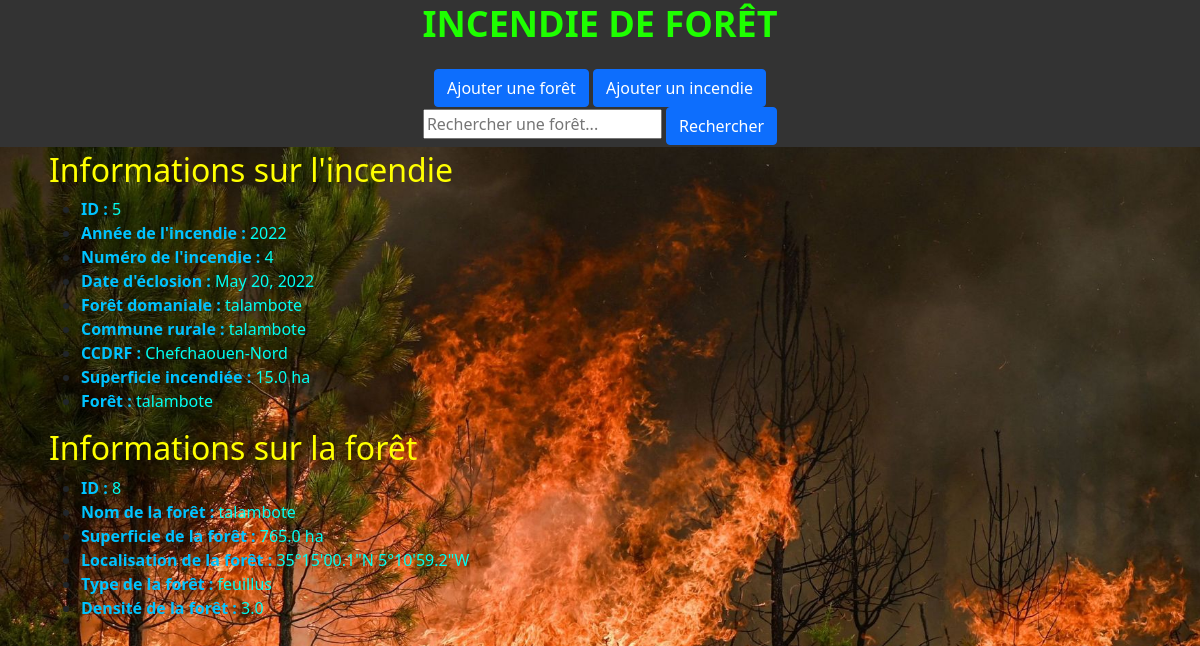
The page /incendie/5/ on the database its author committed.
### incendie_foret/models.py (models this page shows, shortened)
class Incendie(models.Model):
    id_incendie = models.AutoField(primary_key=True)
    annee_incendie = models.IntegerField()
    numero = models.CharField(max_length=100)
    date_eclosion = models.DateField(default=timezone.now)
    foret_domaniale = models.CharField(max_length=100)
    commune_rurale = models.CharField(max_length=100)
    ccdrf = models.CharField(max_length=100)
    superficie_incendiee = models.FloatField()
    id_foret = models.ForeignKey(Foret, on_delete=models.CASCADE)

class Foret(models.Model):
    id_foret = models.AutoField(primary_key=True)
    nom = models.CharField(max_length=100)
    superficie = models.FloatField()
    localisation = models.CharField(max_length=100)
    type = models.CharField(max_length=100)
    densite = models.FloatField()
    def __str__(self):
        return self.nom

### incendie_foret/views.py (the view)
# urls.py: path('incendie/<int:pk>/', views.incendie_foret_detail, name='incendie_foret_detail'),
def incendie_foret_detail(request, pk):
    incendie = get_object_or_404(Incendie, pk=pk)
    return render(request, 'incendie_foret/incendie_foret_detail.html', {'incendie': incendie})

### incendie_foret/templates/incendie_foret/incendie_foret_detail.html
{% extends 'incendie_foret/base.html' %}
{% block content %}
<article class="incendie">
    <h2><span class="red-text">Informations sur l'incendie</span></h2>
    <ul>
        <li><strong><span class="blue-text">ID :</span></strong> <span class="info">{{ incendie.id_incendie }}</span></li>
        <li><strong><span class="blue-text">Année de l'incendie :</span></strong> <span class="info">{{ incendie.annee_incendie }}</span></li>
        <li><strong><span class="blue-text">Numéro de l'incendie :</span></strong> <span class="info">{{ incendie.numero }}</span></li>
        <li><strong><span class="blue-text">Date d'éclosion :</span></strong> <span class="info">{{ incendie.date_eclosion }}</span></li>
        <li><strong><span class="blue-text">Forêt domaniale :</span></strong> <span class="info">{{ incendie.foret_domaniale }}</span></li>
        <li><strong><span class="blue-text">Commune rurale :</span></strong> <span class="info">{{ incendie.commune_rurale }}</span></li>
        <li><strong><span class="blue-text">CCDRF :</span></strong> <span class="info">{{ incendie.ccdrf }}</span></li>
        <li><strong><span class="blue-text">Superficie incendiée :</span></strong> <span class="info">{{ incendie.superficie_incendiee }} ha</span></li>
        <li><strong><span class="blue-text">Forêt :</span></strong> <span class="info">{{ incendie.id_foret }}</span></li>
    </ul>
</article>
<article class="foret">
    <h2><span class="red-text">Informations sur la forêt</span></h2>
    <ul>
        <li><strong><span class="blue-text">ID :</span></strong> <span class="info">{{ incendie.id_foret.id_foret }}</span></li>
        <li><strong><span class="blue-text">Nom de la forêt :</span></strong> <span class="info">{{ incendie.id_foret.nom }}</span></li>
        <li><strong><span class="blue-text">Superficie de la forêt :</span></strong> <span class="info">{{ incendie.id_foret.superficie }} ha</span></li>
        <li><strong><span class="blue-text">Localisation de la forêt :</span></strong> <span class="info">{{ incendie.id_foret.localisation }}</span></li>
        <li><strong><span class="blue-text">Type de la forêt :</span></strong> <span class="info">{{ incendie.id_foret.type }}</span></li>
        <li><strong><span class="blue-text">Densité de la forêt :</span></strong> <span class="info">{{ incendie.id_foret.densite }}</span></li>
    </ul>
</article>
{% endblock %}

### incendie_foret/static/css/incendie.css (style rules this page uses)
body { background-image: url("./image/photo_incendie.jpg"); background-size: cover; background-repeat: no-repeat; background-position: center; margin: 0; padding-top: 150px; }
.info { color: #00fff2; }
.blue-text { color: #82ff44; }
.red-text { color: #ffff00; }
.blue-text { color: #00c3ff; }

### rows shown on the page
Incendie: id_incendie "5", annee_incendie "2022", numero "4", date_eclosion "May 20, 2022", foret_domaniale "talambote", commune_rurale "talambote", ccdrf "Chefchaouen-Nord", superficie_incendiee "15.0", id_foret "talambote", id_foret.id_foret "8", id_foret.nom "talambote", id_foret.superficie "765.0", id_foret.localisation "35°15'00.1\"N 5°10'59.2\"W", id_foret.type "feuillus", id_foret.densite "3.0"
